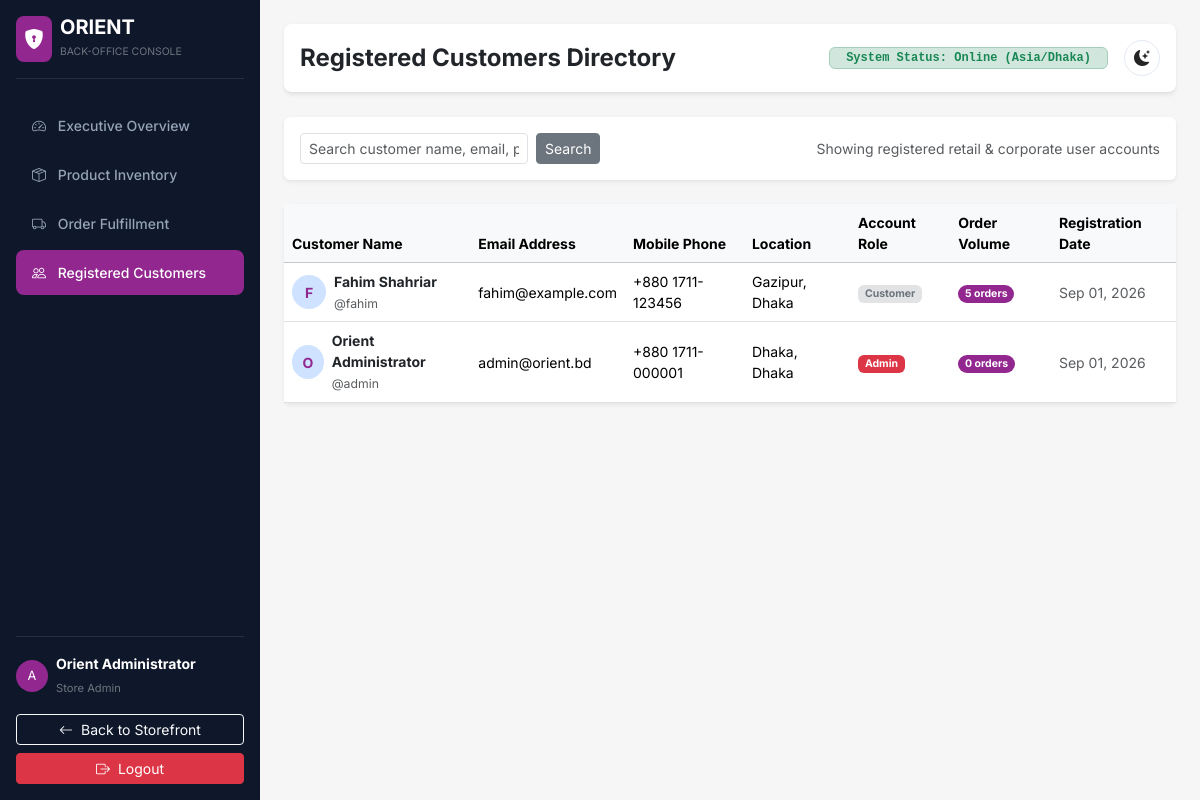
/admin-panel/customers/ (signed in), run on an earlier commit of the app's database.
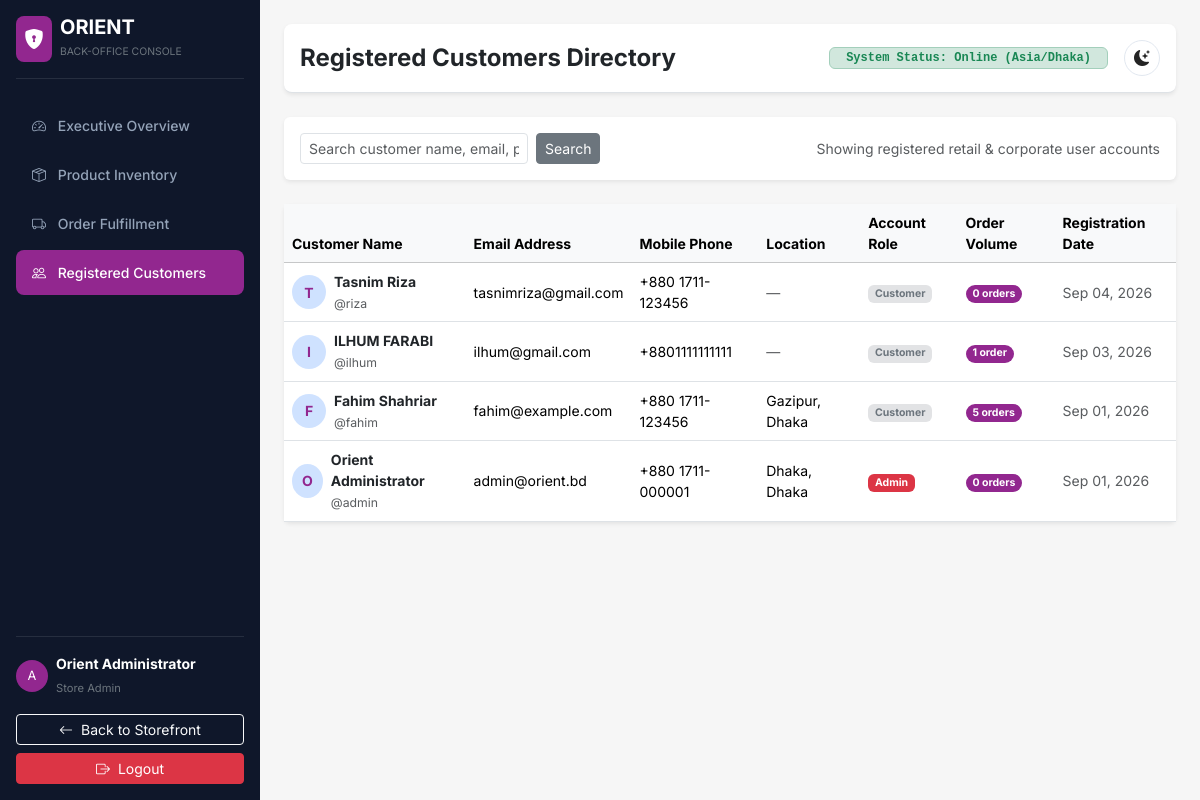
And on a later commit of the database.
### apps/accounts/models.py (models this page shows, shortened)
class User(AbstractUser):
    ROLE_CHOICES = [
        ('customer', 'Customer'),
        ('admin', 'Admin'),
    ]
    phone = models.CharField(max_length=20, blank=True)
    role = models.CharField(max_length=10, choices=ROLE_CHOICES, default='customer')
    address_street = models.TextField(blank=True)
    address_division = models.CharField(max_length=50, blank=True)
    address_district = models.CharField(max_length=50, blank=True)
    address_postal = models.CharField(max_length=20, blank=True)
    class Meta:
        verbose_name = 'User'
        verbose_name_plural = 'Users'

### apps/adminpanel/views.py (the view)
# urls.py: path('customers/', views.customer_list_view, name='customers'),
@admin_required
def customer_list_view(request):
    customers = User.objects.annotate(
        order_count=Count('orders')
    ).order_by('-date_joined')
    q = request.GET.get('q', '').strip()
    if q:
        customers = customers.filter(
            Q(username__icontains=q) | Q(email__icontains=q) |
            Q(first_name__icontains=q) | Q(last_name__icontains=q) | Q(phone__icontains=q)
        )
    paginator = Paginator(customers, 20)
    page_obj = paginator.get_page(request.GET.get('page', 1))
    return render(request, 'adminpanel/customers.html', {
        'page_obj': page_obj,
        'q': q,
    })

### apps/cart/cart.py (called while the page is built)
    def get_item_count(self):
        return sum(item['qty'] for item in self.cart.values())

### apps/core/context_processors.py (called while the page is built)
def cart_context(request):
    cart = Cart(request)
    return {
        'cart': cart,
        'cart_count': cart.get_item_count(),
    }

def categories_context(request):
    from apps.catalog.models import Category
    nav_categories = Category.objects.filter(parent=None).prefetch_related('children')
    return {'nav_categories': nav_categories}

def wishlist_context(request):
    wishlist = request.session.get('wishlist', [])
    return {'wishlist_count': len(wishlist)}

### templates/adminpanel/customers.html (shortened to what this page needs)
{% extends 'adminpanel/base_admin.html' %}
{% load static orient_tags %}
{% block page_title %}Registered Customers Directory{% endblock %}
{% block admin_content %}
<div class="card shadow-sm border-0 mb-4">
  <div class="card-body p-3">
    <div class="d-flex justify-content-between align-items-center">
      <form method="GET" action="{% url 'adminpanel:customers' %}" class="d-flex gap-2" style="max-width: 400px;">
        <input type="text" name="q" class="form-control form-control-sm" placeholder="Search customer name, email, phone..." value="{{ q }}">
        <button type="submit" class="btn btn-secondary btn-sm">Search</button>
      </form>
      <span class="text-muted small">
        Showing registered retail & corporate user accounts
      </span>
    </div>
  </div>
</div>
<div class="card shadow-sm border-0">
  <div class="table-responsive">
    <table class="table table-hover align-middle mb-0 small">
      <thead class="table-light">
        <tr>
          <th>Customer Name</th>
          <th>Email Address</th>
          <th>Mobile Phone</th>
          <th>Location</th>
          <th>Account Role</th>
          <th>Order Volume</th>
          <th>Registration Date</th>
        </tr>
      </thead>
      <tbody>
        {% for cust in page_obj %}
          <tr>
            <td>
              <div class="d-flex align-items-center gap-2">
                <div class="rounded-circle bg-primary-subtle text-primary fw-bold d-flex align-items-center justify-content-center" style="width: 34px; height: 34px;">
                  {{ cust.first_name|slice:":1"|default:cust.username|slice:":1"|upper }}
                </div>
                <div>
                  <strong class="d-block text-dark">{{ cust.get_full_name|default:cust.username }}</strong>
                  <small class="text-muted">@{{ cust.username }}</small>
                </div>
              </div>
            </td>
            <td>{{ cust.email }}</td>
            <td>{{ cust.phone|default:'Not provided' }}</td>
            <td>
              {% if cust.address_district %}
                <span>{{ cust.address_district }}, {{ cust.address_division }}</span>
              {% else %}
                <span class="text-muted">—</span>
              {% endif %}
            </td>
            <td>
              {% if cust.role == 'admin' or cust.is_staff %}
                <span class="badge bg-danger">Admin</span>
              {% else %}
                <span class="badge bg-secondary-subtle text-secondary">Customer</span>
              {% endif %}
            </td>
            <td>
              <span class="badge bg-primary rounded-pill px-2.5">{{ cust.order_count }} order{{ cust.order_count|pluralize }}</span>
            </td>
            <td class="text-muted">{{ cust.date_joined|date:"M d, Y" }}</td>
          </tr>
        {% empty %}
          <tr>
            <td colspan="7" class="text-center py-4 text-muted">No registered customer accounts found.</td>
          </tr>
        {% endfor %}
      </tbody>
    </table>
  </div>
</div>
{% endblock %}

### templates/adminpanel/base_admin.html (shortened to what this page needs)
<!DOCTYPE html>
<html lang="en">
<head>
  <link href="https://cdn.jsdelivr.net/npm/bootstrap@5.3.3/dist/css/bootstrap.min.css" rel="stylesheet">
  <link rel="stylesheet" href="https://cdn.jsdelivr.net/npm/bootstrap-icons@1.11.3/font/bootstrap-icons.min.css">
  {% load static %}
  <link rel="stylesheet" href="{% static 'css/orient.css' %}?v=2.0">
</head>
<body>
  <div class="d-flex">
    <div class="admin-sidebar p-3 d-flex flex-column flex-shrink-0">
      <a href="{% url 'adminpanel:dashboard' %}" class="d-flex align-items-center text-white text-decoration-none mb-4 pb-3 border-bottom border-secondary border-opacity-25">
        <div class="p-2 bg-primary rounded-3 text-white me-2 fs-5">
          <i class="bi bi-shield-lock-fill"></i>
        </div>
        <div>
          <span class="fs-5 fw-bold d-block lh-1">ORIENT</span>
          <small class="text-secondary" style="font-size: 0.65rem; text-transform: uppercase;">Back-Office Console</small>
        </div>
      </a>
      <ul class="nav flex-column mb-auto">
        <li class="nav-item">
          <a href="{% url 'adminpanel:dashboard' %}" class="nav-link {% if request.resolver_match.url_name == 'dashboard' %}active{% endif %}">
            <i class="bi bi-speedometer2 me-2"></i> Executive Overview
          </a>
        </li>
        <li class="nav-item">
          <a href="{% url 'adminpanel:products' %}" class="nav-link {% if 'product' in request.resolver_match.url_name %}active{% endif %}">
            <i class="bi bi-box-seam me-2"></i> Product Inventory
          </a>
        </li>
        <li class="nav-item">
          <a href="{% url 'adminpanel:orders' %}" class="nav-link {% if 'order' in request.resolver_match.url_name %}active{% endif %}">
            <i class="bi bi-truck me-2"></i> Order Fulfillment
          </a>
        </li>
        <li class="nav-item">
          <a href="{% url 'adminpanel:customers' %}" class="nav-link {% if 'customer' in request.resolver_match.url_name %}active{% endif %}">
            <i class="bi bi-people me-2"></i> Registered Customers
          </a>
        </li>
      </ul>
      <div class="pt-3 border-top border-secondary border-opacity-25">
        <div class="d-flex align-items-center text-white mb-3">
          <div class="bg-primary rounded-circle p-2 me-2" style="width: 32px; height: 32px; display: flex; align-items: center; justify-content: center; font-size: 0.8rem;">
            {{ user.username|slice:":1"|upper }}
          </div>
          <div class="overflow-hidden">
            <strong class="d-block small text-truncate">{{ user.get_full_name|default:user.username }}</strong>
            <small class="text-secondary" style="font-size: 0.7rem;">Store Admin</small>
          </div>
        </div>
        <a href="{% url 'core:home' %}" class="btn btn-outline-light btn-sm w-100 mb-2">
          <i class="bi bi-arrow-left me-1"></i> Back to Storefront
        </a>
        <a href="{% url 'accounts:logout' %}" class="btn btn-danger btn-sm w-100">
          <i class="bi bi-box-arrow-right me-1"></i> Logout
        </a>
      </div>
    </div>
    <div class="flex-grow-1 p-4 overflow-y-auto" style="height: 100vh;">
      <div class="d-flex justify-content-between align-items-center mb-4 pb-3 border-bottom bg-white p-3 rounded-3 shadow-sm">
        <h4 class="fw-bold mb-0 text-dark">{% block page_title %}Back-Office Console{% endblock %}</h4>
        <div class="d-flex align-items-center gap-3">
          <span class="badge bg-success-subtle text-success border border-success-subtle px-3 py-1.5 font-monospace">
            System Status: Online (Asia/Dhaka)
          </span>
          <button type="button" class="btn btn-light btn-sm border theme-toggle-btn" id="admin-theme-toggle-btn" title="Toggle Day/Night Mode" aria-label="Toggle theme">
            <i class="bi bi-moon-stars-fill theme-icon-moon"></i>
          </button>
        </div>
      </div>
      {% block admin_content %}{% endblock %}
    </div>
  </div>
</body>
</html>

### static/css/orient.css (style rules this page uses)
:root, [data-bs-theme="light"] { --orient-primary: #4F2C70; --orient-dark: #242424; --orient-accent: #92278F; --orient-magenta: #92278F; --orient-purple: #4F2C70; --orient-success: #10B981; --orient-warning: #F59E0B; --orient-danger: #EF4444; --orient-bg: #F6F6F6; --orient-surface: #FFFFFF; --orient-surface-secondary: #F8FAFC; --orient-border: #E2E8F0; --orient-muted: #64748B; --orient-card-bg: #FFFFFF; --orient-nav-bg: #FFFFFF; --orient-category-bg: #E6E3EC; --orient-category-text: #242424; --orient-category-border: #D6D0E0; --orient-topbar-bg: #3A1E54; --orient-topbar-text: #E2D9EC; --orient-product-img-bg: #F8FAFC; --orient-input-bg: #FFFFFF; --orient-input-border: #CBD5E1; --orient-input-text: #1E293B; --orient-shadow: 0 4px 6px -1px rgba(0, 0, 0, 0.05), 0 2px 4px -2px rgba(0, 0, 0, 0.05); }
body { font-family: 'Open Sans', 'Inter', system-ui, -apple-system, BlinkMacSystemFont, 'Segoe UI', Roboto, Oxygen, Ubuntu, Cantarell, sans-serif; background-color: var(--orient-bg); color: var(--orient-dark); min-height: 100vh; display: flex; flex-direction: column; transition: background-color 0.25s ease, color 0.25s ease; }
.text-primary, .text-orient { color: #92278F !important; }
.bg-primary { background-color: #92278F !important; }
.theme-toggle-btn { display: inline-flex; align-items: center; justify-content: center; width: 36px; height: 36px; border-radius: 50% !important; cursor: pointer; border: 1px solid var(--orient-border) !important; background-color: var(--orient-surface) !important; color: var(--orient-dark) !important; transition: transform 0.2s ease, background-color 0.2s ease, border-color 0.2s ease, box-shadow 0.2s ease; padding: 0; }
.theme-toggle-btn i { font-size: 1rem; line-height: 1; transition: transform 0.3s ease; }
.text-primary, .text-orient { color: var(--orient-accent) !important; }

### templates/adminpanel/base_admin.html (style rules this page uses)
:root { --admin-sidebar-bg: #0F172A; --admin-sidebar-text: #94A3B8; --admin-primary: #92278F; }
body { font-family: 'Inter', sans-serif; background-color: var(--orient-bg); color: var(--orient-dark); }
.admin-sidebar { background-color: var(--admin-sidebar-bg); min-height: 100vh; width: 260px; }
.admin-sidebar .nav-link { color: var(--admin-sidebar-text); font-size: 0.875rem; font-weight: 500; padding: 0.75rem 1rem; border-radius: 8px; margin-bottom: 0.25rem; transition: all 0.15s; }
.admin-sidebar .nav-link:hover, .admin-sidebar .nav-link.active { color: #FFFFFF; background-color: rgba(255, 255, 255, 0.1); }
.admin-sidebar .nav-link.active { background-color: var(--admin-primary); }

What changed in the data, as far as the page shows it:
added User: first_name "T", get_full_name "Tasnim Riza", username "riza", email "tasnimriza@gmail.com", phone "+880 1711-123456", role "Customer", order_count "0", date_joined "Sep 04, 2026"
added User: first_name "I", get_full_name "ILHUM FARABI", username "ilhum", email "ilhum@gmail.com", phone "+8801111111111", role "Customer", order_count "1", date_joined "Sep 03, 2026"
